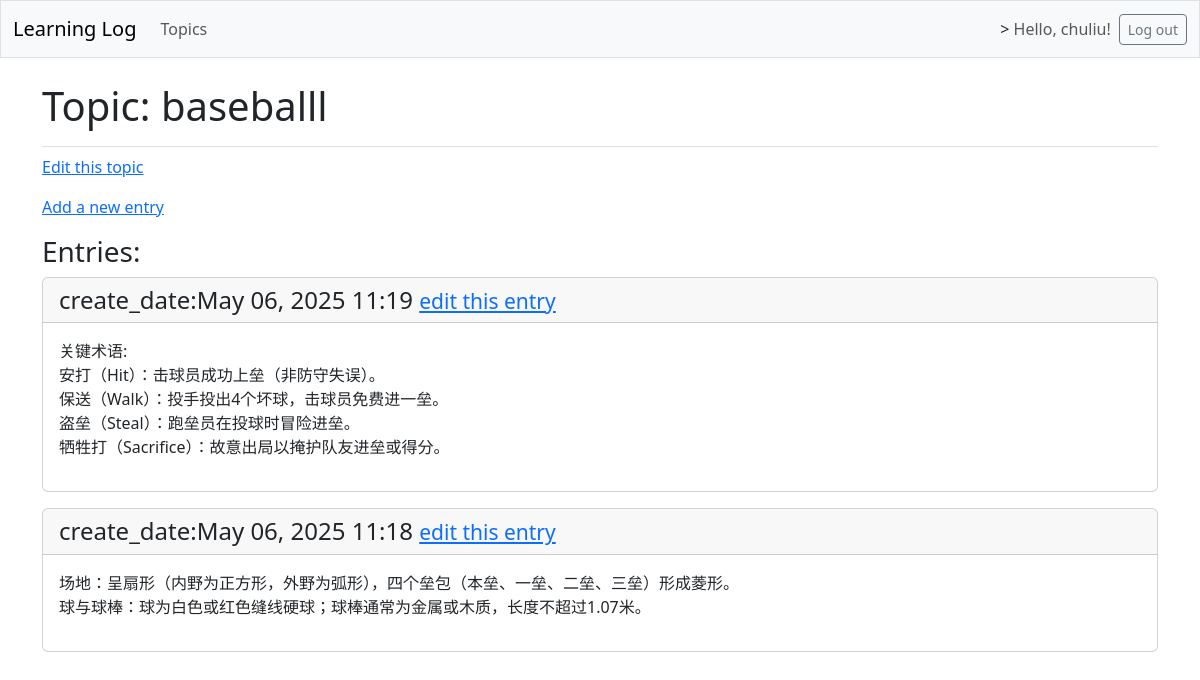
Screenshot of /topics/3/ (signed in) with the database file from the repository.
### learning_logs/models.py (models this page shows, shortened)
class Topic(models.Model):
    text = models.CharField(max_length=200)
    create_date = models.DateTimeField(auto_now_add=True)
    owner = models.ForeignKey(User, on_delete=models.CASCADE)

class Entry(models.Model):
    topic = models.ForeignKey(Topic, on_delete=models.CASCADE)
    text = models.TextField()
    create_date = models.DateTimeField(auto_now_add=True)
    class Meta:
        verbose_name_plural = 'entries'

### learning_logs/views.py (the view)
# urls.py: path('topics/<int:topic_id>/', views.topic, name='topic'),
@login_required
def topic(request, topic_id):
	topic = Topic.objects.get(id=topic_id)
	check_topic_owner(topic, request.user)
	entries = topic.entry_set.order_by('-create_date') # 减号表示降序排列
	context = {'topic': topic, 'entries': entries}
	return render(request, 'learning_logs/topic.html', context)

### learning_logs/utils.py (called while the page is built)
def check_topic_owner(topic, user):
	if topic.owner != user:
		raise Http404("You do not have permission to access this topic.")

### learning_logs/templates/learning_logs/topic.html
{% extends 'learning_logs/base.html' %}
{% block page_header %}
<h1>Topic: {{topic.text}}</h1>
{% endblock page_header %}
{% block content %}
<p><a href="{% url 'learning_logs:edit_topic' topic.id %}">Edit this topic</a></p>
<p><a href="{% url 'learning_logs:new_entry' topic.id %}">Add a new entry</a></p>
<h3>Entries:</h3>
	{% for entry in entries %}
	<div class="card mb-3">
		<h4 class="card-header">
			create_date:{{ entry.create_date|date:'M d, Y H:i'}}
			<small>
				<a href="{% url 'learning_logs:edit_entry' entry.id %}">edit this entry</a>
			</small>
		</h4>
		<div class="card-body">{{ entry.text|linebreaks }}</div>
	</div>
	{% empty %}
	<p>No entries available for this topic.</p>
	{% endfor %}
{% endblock content %}

### learning_logs/templates/learning_logs/base.html (shortened to what this page needs)
<!DOCTYPE html>
<html lang="en">
<head>
	{% load django_bootstrap5 %}
	{% bootstrap_css %}
</head>
<body>
	<nav class="navbar navbar-expand-md navbar-light bg-light mb-4 border">
		<div class="container-fluid">
			<a class="navbar-brand" href="{% url 'learning_logs:index' %}">Learning Log</a>
			<div class="collapse navbar-collapse" id="navbarCollapse">
				<ul class="navbar-nav me-auto mb-2 mb-md-0">
					<li class="nav-item">
						<a class="nav-link" href="{% url 'learning_logs:topics' %}">Topics</a>
					</li>
				</ul>
				<ul class="navbar-nav ms-auto mb-2 mb-md-0">
					{% if user.is_authenticated %}
					<li class="nav-item">
						>
						<span class="navbar-text me-2">Hello, {{ user.username }}!</span>
					</li>
					{% endif %}
				</ul>
				{% if user.is_authenticated %}
				<form action="{% url 'accounts:logout' %}" method="post">
					<button class="btn btn-outline-secondary btn-sm" name="submit">Log out</button>
				</form>
				{% endif %}
			</div>
		</div>
	</nav>
	<main class="container">
		<div class="pb-2 mb-2 border-bottom">
			{% block page_header %}{% endblock page_header%}
		</div>
		<div>
			{% block content %}{% endblock content%}
		</div>
	</main>
</body>
</html>

### rows the page displays
Topic: text "baseballl"
Entry: create_date "May 06, 2025 11:19", text "关键术语: 安打（Hit）：击球员成功上垒（非防守失误）。 保送（Walk）：投手投出4个坏球，击球员免费进一垒。 盗垒（Steal）：跑垒员在投球时冒险进垒。 牺牲打（Sacrifice）：故意出局以掩护队友进垒或得分。"
Entry: create_date "May 06, 2025 11:18", text "场地：呈扇形（内野为正方形，外野为弧形），四个垒包（本垒、一垒、二垒、三垒）形成菱形。 球与球棒：球为白色或红色缝线硬球；球棒通常为金属或木质，长度不超过1.07米。"

### other values shown
{{ user.username }} "chuliu"
